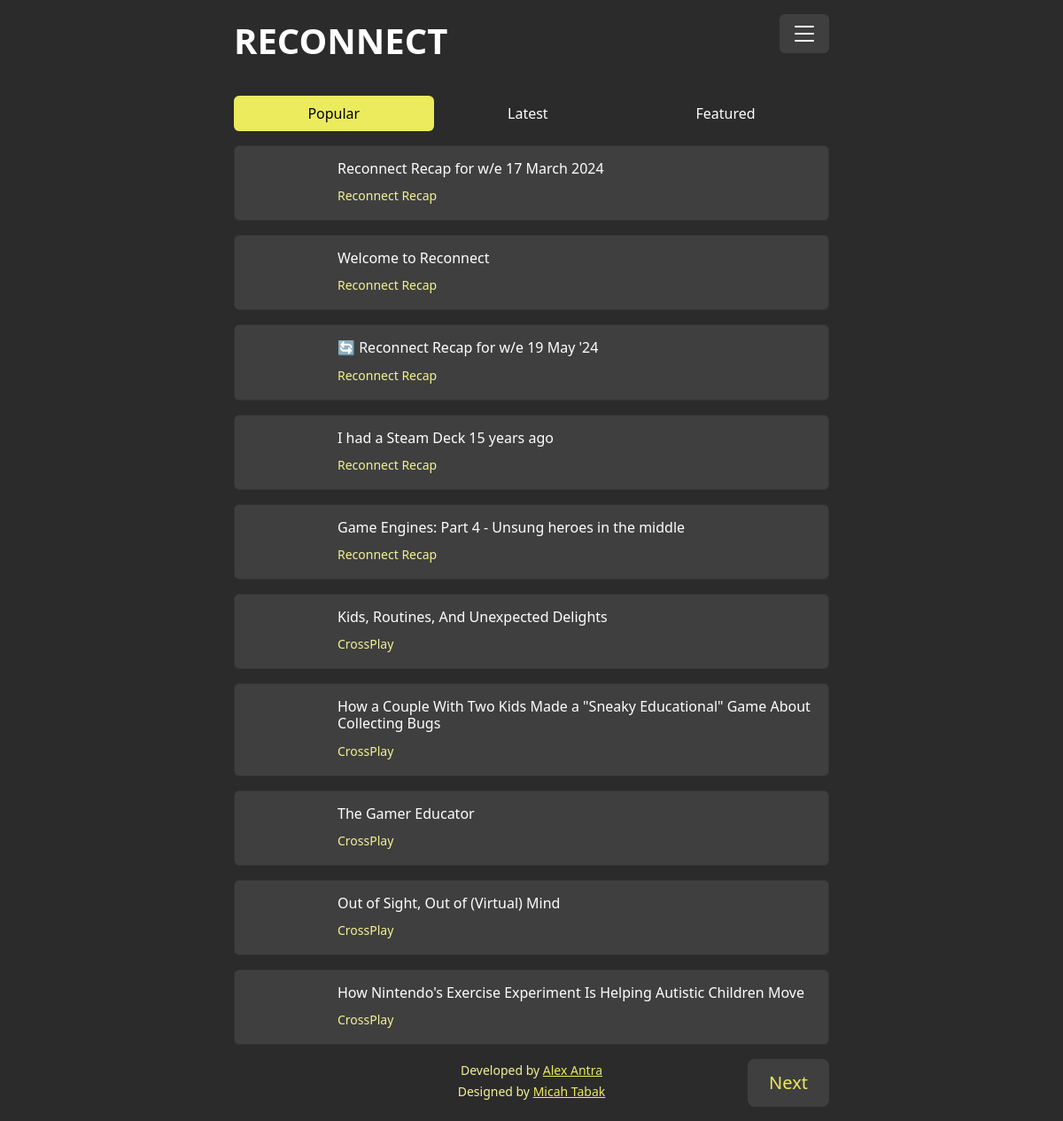
The page / on the database its author committed.
### website/models.py (models this page shows, shortened)
class Articles(models.Model):
    id          = models.UUIDField(primary_key=True,default=uuid.uuid4)
    title       = models.CharField(max_length=256,blank=False,null=False,help_text="", verbose_name="Article Title")
    url         = models.URLField(blank=False,null=False, help_text="", verbose_name="Article URL")
    image_url   = models.CharField(max_length=512,blank=False,null=False,help_text="", verbose_name="Image Reference")
    site        = models.ForeignKey(Sites, on_delete=models.PROTECT)
    published   = models.DateField(null=True, blank=True, help_text="The date the article was published", verbose_name="Published Date")
    created     = models.DateTimeField(auto_now_add=True,null=True, blank=True, help_text="The date the article was created in the site", verbose_name="Created Date")
    boost       = models.FloatField(default=0,blank=False,help_text="Boosts the article artificially",verbose_name="Boost Count")
    clicks      = models.FloatField(default=0,blank=False,help_text="Count of link clicks",verbose_name="Click Count")
    modifier    = models.FloatField(default=1,blank=False,help_text="",verbose_name="Modifier Score")
    rank        = models.GeneratedField(
                    expression=((F("clicks")+ F("boost")) * F("modifier")),
                    output_field=models.IntegerField(default=0,blank=False,help_text="Rank in the feed", verbose_name="Rank Score"),
                    db_persist=True,
                )
    hidden      = models.BooleanField(default=False, help_text="The article is hidden", verbose_name="Article Hidden")
    site_hide   = models.BooleanField(default=False, help_text="The parent site is hidden", verbose_name="Site Hidden")
    curated     = models.BooleanField(default=False, help_text="The article is curate", verbose_name="Article Curated")
    class Meta:
        db_table = "articles"
        ordering = ['created']
        verbose_name = "Articles"
        verbose_name_plural = "Articles"
        constraints = [models.UniqueConstraint(fields=["url"], name='unique_url')]
        indexes = [
            models.Index(fields=['hidden'], name='hidden_idx'),
            models.Index(fields=['site_hide'], name='site_hide_idx'),
            models.Index(fields=['-curated'], name='curated_idx'),
            models.Index(fields=['-published'], name='published_idx'),
        ]

class Sites(models.Model):
    id          = models.UUIDField(primary_key=True,default=uuid.uuid4)
    name        = models.CharField(max_length=256,blank=False,null=False,help_text="Name of the Site", verbose_name="Name")
    url         = models.URLField(blank=False,null=False, help_text="Top level URL of the Site", verbose_name="Site URL")
    feed        = models.URLField(blank=False,null=False, help_text="The URL of the Feed", verbose_name="Feed URL")
    feed_type   = models.ForeignKey(Logic, on_delete=models.PROTECT, limit_choices_to=models.Q(category="METHOD"))
    description = models.TextField(max_length=2000, blank=False,null=False,help_text="Explanation of the site", verbose_name="Site Description")
    logo        = models.ImageField(upload_to='sites', max_length=512,help_text="Upload the sites logo", verbose_name="Site Logo")
    modifier    = models.FloatField(default=1, blank=False, help_text="Rank Modifier", verbose_name="Modifier Value")
    hidden      = models.BooleanField(default=False, help_text="Indicates whether the site is hidden", verbose_name="Site Hidden")
    class Meta:
        db_table = "sites"
        ordering = ['name']
        verbose_name = "Sites"
        verbose_name_plural = "Sites"
    def __str__(self):
        return self.name

### website/views.py (the view)
# urls.py: 2. Add a URL to urlpatterns:  path('', Home.as_view(), name='home')
@csrf_protect
def Home(request,filtr):
    if not request.session.exists(request.session.session_key):
        request.session.create()
    session = request.session.session_key
    f = filtr   # filter for page view type
    p = 10      # page limit
    page = request.GET.get("page")
    if f == 1: # Newest
        items = ContentQuery(f)
    elif f == 2: #Curated
        items = ContentQuery(f)
    elif f == 3: #Random
        items = ContentQuery(f)
    else: # Trending
        items = ContentQuery(f)
    paginator = Paginator(items,p)
    page_obj = paginator.get_page(page)
    try:
        content = paginator.page(page)
    except PageNotAnInteger:
        content = paginator.page(1)
    except EmptyPage:
        content = paginator.page(paginator.num_pages)
    context = {
        "session"       : session,
        "content"       : content,
        "filtr"         : f,
        "page_obj"      : page_obj,
    }
    return render(request,'home.html',context)

### website/views.py (called while the page is built)
def ContentQuery(filtr):
        f = filtr
        date_start  = date.today()
        date_end    = date_start - timedelta(days=90)
        query       = Articles.objects.filter(hidden=False,site_hide=False,published__range=[date_end,date_start]).order_by('-published')
        if f == 1: # Newest
            content = query.filter(hidden=False,site_hide=False).select_related("site").order_by('-published')[:100]
        elif f == 2: #Curated
            content = query.filter(hidden=False,site_hide=False,curated=True).select_related("site").order_by('-published')[:20]
        elif f == 3: #Random
            content = query.filter(hidden=False,site_hide=False).select_related("site").order_by('?')[:100]
        else: # Trending
            content = query.filter(hidden=False,site_hide=False).select_related("site").order_by('-rank','-published')[:100]
        return(content)

### website/templates/home.html
{% extends "base.html" %}
{% block content %}
{% load static %}
<div class="container my-3">
{% include "filter.html" %}
</div>
<div class="container">
{% include "content.html" %}
</div>
<div class="container">
{% include "pagination.html" %}
</div>
{% endblock %}

### website/templates/content.html (shortened to what this page needs)
{% for c in content %}
<div class="card mb-3 BG_SecDark">
    <div class="row g-0">
      <div class="col-1" style="width: 100px;">
        <div class="rounded-start" style="background-image: url({{c.image_url}}); height: 100%; width: 100px; background-position: 50% 50%; background-size: 300px;"></div>
      </div>
      <div class="col">
        <div class="card-body">
          <h6 class="card-title"><a href="{{c.url}}" target="_blank" onclick="castVote('{{c.id}}','{{session}}','{{ csrf_token }}')" class="TC_White TD_None">{{c.title}}</a></h6>
          <p class="card-text"><small class="text-muted"><a href="/more/{{c.site.id}}" target="_blank" class="TC_SecYellow TD_None">{{c.site}}</a>
            </small></p>
        </div>
      </div>
    </div>
  </div>
{% endfor %}

### website/static/CSS/custom.css (style rules this page uses)
:root { --PrimaryDark: #2B2B2B; --SecondaryDark: #3f3f3f; --PrimaryYellow: #ebeb5d; --SecondaryYellow: #f4f296; }
body { background-color: var(--PrimaryDark) !important; color: white !important; }
.BG_SecDark { background-color: var(--SecondaryDark) !important; }
.TC_SecYellow { color: var(--SecondaryYellow) !important; }
.TC_White { color: white !important; }
.TD_None { text-decoration: none !important; }

### rows shown on the page
Articles: title "Reconnect Recap for w/e 17 March 2024", site "Reconnect Recap"
Articles: title "Welcome to Reconnect", site "Reconnect Recap"
Articles: title "🔄 Reconnect Recap for w/e 19 May '24", site "Reconnect Recap"
Articles: title "I had a Steam Deck 15 years ago", site "Reconnect Recap"
Articles: title "Game Engines: Part 4 - Unsung heroes in the middle", site "Reconnect Recap"
Articles: title "Kids, Routines, And Unexpected Delights", site "CrossPlay"
Articles: title "How a Couple With Two Kids Made a \"Sneaky Educational\" Game About Collecting Bugs", site "CrossPlay"
Articles: title "The Gamer Educator", site "CrossPlay"
Articles: title "Out of Sight, Out of (Virtual) Mind", site "CrossPlay"
Articles: title "How Nintendo's Exercise Experiment Is Helping Autistic Children Move", site "CrossPlay"
